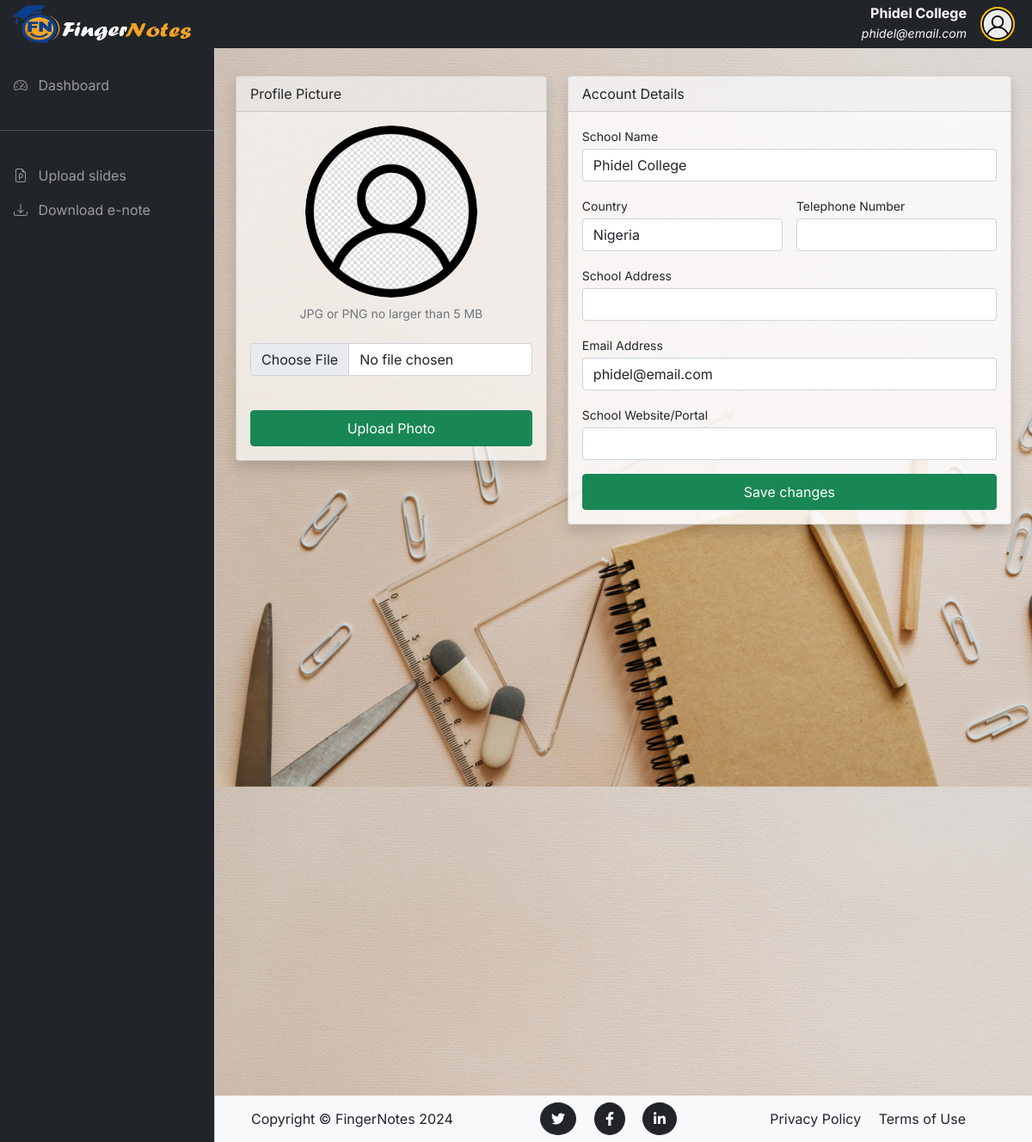
Screenshot of /profile (signed in) with the database file from the repository.
### fingerNotes/models.py (models this page shows, shortened)
class User(db.Model, UserMixin):
    __tablename__ = 'users'
    id = db.Column(db.Integer, primary_key=True)
    school_name = db.Column(db.String(120), nullable=False)
    email = db.Column(db.String(120), nullable=False, unique=True)
    country = db.Column(db.String(100), nullable=False)
    image_file = db.Column(db.String(20), nullable=False, default='default.png')
    password = db.Column(db.String(60), nullable=False)
    telephone_no = db.Column(db.String(14))
    school_address = db.Column(db.String(255))
    school_website = db.Column(db.String(255))
    upload_infos = db.relationship('UploadInfo', backref='user', lazy=True, cascade='all, delete-orphan')
    enotes = db.relationship('UploadEnote', backref='user', lazy=True, cascade='all, delete-orphan')

### fingerNotes/routes.py (the view, shortened to what this page needs)
@app.route("/profile", methods=["GET", "POST"])
@login_required
def profile():
    profile_form = ProfileForm()
    pics_form = ProfilePictureForm()
    image_file = url_for('static', filename='img/profile_pics/' + current_user.image_file)
    profile_form.school_name.data = current_user.school_name
    profile_form.email_address.data = current_user.email
    profile_form.country.data = current_user.country
    profile_form.telephone_number.data = current_user.telephone_no
    profile_form.school_address.data = current_user.school_address
    profile_form.school_website.data = current_user.school_website
    return render_template("profile.html", form=profile_form, pics_form=pics_form, image_file=image_file)

### fingerNotes/forms.py (shortened to what this page needs)
class ProfileForm(FlaskForm):
    school_name = StringField('School Name', validators=[InputRequired()])
    country = StringField('Country', validators=[InputRequired()])
    telephone_number = StringField('Telephone Number')
    school_address = StringField('School Address')
    email_address = EmailField('Email Address', validators=[InputRequired(), Email()])
    school_website = URLField('School Website/Portal')
    submit = SubmitField('Save changes')

class ProfilePictureForm(FlaskForm):
    picture = FileField('Profile Picture', validators=[InputRequired(), FileAllowed(['jpg', 'png'], 'Images only! JPG or PNG')])
    submit = SubmitField('Upload Photo')

### fingerNotes/models.py (called while the page is built)
@login_manager.user_loader
def load_user(user_id):
    return User.query.get(int(user_id))

### fingerNotes/templates/profile.html (shortened to what this page needs)
{% extends 'base.html' %}
{% set active_page = "profile" %}
{% block content %}
    <div class="container px-4 mt-4">
        <div class="row">
            <div class="col-sm-11 col-md-9 col-lg-7 col-xl-5 mx-auto">
                <div class="card mb-4 mb-xl-0 shadow" style="background-color: #ffffffab;">
                    <div class="card-header">Profile Picture</div>
                    <div class="card-body text-center">
                        <img class="img-account-profile rounded-circle mb-2" src="{{ image_file }}" alt="" width="200px">
                        <div class="small font-italic text-muted mb-4">JPG or PNG no larger than 5 MB</div>
                        <form method="POST" action="" enctype="multipart/form-data">
                            {{ pics_form.picture(class="form-control mb-3 custom-input", accept=".jpg,.JPG,.PNG,.png") }}
                             <br>
                            {{ pics_form.submit(class="btn btn-success py-2 w-100 shadow-none") }}
                        </form>
                    </div>
                </div>
            </div>
            <div class="col-md-11 col-lg-9 col-xl-7 mx-auto">
                <div class="card mb-4 shadow" style="background-color: #ffffffd0;">
                    <div class="card-header">Account Details</div>
                        <div class="card-body">
                            <form action="" method="post">
                                <div class="mb-3">
                                    {{ form.school_name.label(class="small mb-1") }}
                                    {{ form.school_name(class="form-control custom-input") }}
                                </div>
                                <div class="row gx-3 mb-3">
                                    <div class="col-md-6">
                                        {{ form.country.label(class="small mb-1") }}
                                        {{ form.country(class="form-control custom-input") }}
                                    </div>
                                    <div class="col-md-6">
                                        {{ form.telephone_number.label(class="small mb-1") }}
                                        {{ form.telephone_number(class="form-control custom-input") }}
                                    </div>
                                </div>
                                <div class="mb-3">
                                    {{ form.school_address.label(class="small mb-1") }}
                                    {{ form.school_address(class="form-control custom-input") }}
                                </div>
                                <div class="mb-3">
                                    {{ form.email_address.label(class="small mb-1") }}
                                    {{ form.email_address(class="form-control custom-input") }}
                                </div>
                                <div class="mb-3">
                                    {{ form.school_website.label(class="small mb-1") }}
                                    {{ form.school_website(class="form-control custom-input") }}
                                </div>
                                {{ form.submit(class="btn w-100 btn-success px-5 py-2 shadow-none") }}
                            </form>
                        </div>
                    </div>
                </div>
            </div>
        </div>
{% endblock%}

### fingerNotes/templates/base.html (shortened to what this page needs)
<!DOCTYPE html>
<html lang="en">
    <head>
        <link rel="stylesheet" type="text/css" href="{{ url_for('static', filename='css/dBaord_css/bootstrap.min.css') }}" />
        <link
            rel="stylesheet"
            href="https://cdn.jsdelivr.net/npm/bootstrap-icons@1.4.1/font/bootstrap-icons.css"
        />
        <link rel="stylesheet" type="text/css" href="{{ url_for('static', filename='css/dBaord_css/dataTables.bootstrap5.min.css') }}" />
        <link rel="stylesheet" type="text/css" href="{{ url_for('static', filename='css/dBaord_css/style.css') }}" />
    </head>
    <body>
        <nav class="navbar navbar-expand-lg navbar-light bg-dark fixed-top py-0">
            <div class="container-fluid">
                <a
                class="navbar-brand me-auto ms-lg-0 ms-3 mx-sm-auto"
                href="{{ url_for('homepage')}}"
                ><img style="width: 210px;height: 45px;" src="{{ url_for('static', filename='img/navbar-logo.png') }}" alt=""></a>
                <div class="collapse navbar-collapse" id="topNavBar">
                    <div class="d-block ms-auto my-lg-0">
                        <h6 class="text-end text-light fw-bolder mb-0">{{ current_user.school_name }}</h6>
                        <em class="text-light"><small>{{ current_user.email }}</small></em>
                    </div>
                    <ul class="navbar-nav">
                        <li class="nav-item dropdown">
                            <a
                                class="nav-link ms-2"
                                href="#"
                                role="button"
                                data-bs-toggle="dropdown"
                                aria-expanded="false"
                            >
                                <img class="rounded-circle border border-2 border-warning" src="{{ url_for('static', filename='img/profile_pics/' + current_user.image_file) }}" width="40px" alt="">
                            </a>
                        </li>
                    </ul>
                </div>
            </div>
        </nav>
        <div
        class="offcanvas offcanvas-start sidebar-nav bg-dark"
        tabindex="-1"
        id="sidebar"
        >
            <div class="offcanvas-body p-0">
                <nav class="navbar-dark">
                    <ul class="navbar-nav">
                        <br>
                        <li>
                            <a href="{{ url_for('dashboard') }}" class="nav-link px-3 {{'active' if active_page == 'dashboard'}}">
                                <span class="me-2"><i class="bi bi-speedometer2"></i></span>
                                <span>Dashboard</span>
                            </a>
                        </li>
                        <li class="my-4"><hr class="dropdown-divider bg-light" /></li>
                        <li>
                            <a href="{{ url_for('upload') }}" class="nav-link px-3 {{'active' if active_page == 'upload'}}">
                                <span class="me-2"><i class="bi bi-file-earmark-ppt"></i></span>
                                <span>Upload slides</span>
                            </a>
                        </li>
                        <li>
                            <a href="{{ url_for('enote_download') }}" class="nav-link px-3 {{'active' if active_page == 'download'}}">
                                <span class="me-2"><i class="bi bi-download"></i></span>
                                <span>Download e-note</span>
                            </a>
                        </li>
                    </ul>
                </nav>
            </div>
        </div>
        <main class="mt-5 pt-3" style="background-image: url(../static/img/backgroundimg.jpg);background-size: 1300px;">
            {% block content %}
            {% endblock %}
            <footer class="footer mt-10 py-2 text-center bg-light me-auto foot">
                <div class="container">
                    <div class="row align-items-center ">
                        <div class="col-lg-3 text-lg-start">Copyright &copy; FingerNotes 2024</div>
                        <div class="col-lg-3 my-3 my-lg-0">
                            <a class="btn btn-dark btn-social rounded-circle mx-2" href="#!" aria-label="Twitter"><i class="fab fa-twitter"></i></a>
                            <a class="btn btn-dark btn-social rounded-circle mx-2" href="#!" aria-label="Facebook"><i class="fab fa-facebook-f"></i></a>
                            <a class="btn btn-dark btn-social rounded-circle mx-2" href="#!" aria-label="LinkedIn"><i class="fab fa-linkedin-in"></i></a>
                        </div>
                        <div class="col-lg-3 text-lg-end">
                            <a class="link-dark text-decoration-none me-3" href="#!">Privacy Policy</a>
                            <a class="link-dark text-decoration-none" href="#!">Terms of Use</a>
                        </div>
                    </div>
                </div>
            </footer>
        </main>
    </body>
</html>

### fingerNotes/static/css/dBaord_css/style.css (style rules this page uses)
body, button { font-family: "Inter", sans-serif; }
:root { --offcanvas-width: 250px; --topNavbarHeight: 55px; }
.sidebar-nav { width: var(--offcanvas-width); }
@media (min-width: 992px) { body { overflow: auto !important; } }
@media (min-width: 992px) { main { margin-left: var(--offcanvas-width); min-height: 160vh; } }
@media (min-width: 992px) { .sidebar-nav { -webkit-transform: none; transform: none; visibility: visible !important; height: calc(100% - var(--topNavbarHeight)); top: var(--topNavbarHeight); } }
.foot { position: fixed; left: 50; bottom: 0; width: 100%; z-index: 10; }

### rows the page displays
User: school_name "Phidel College", email "phidel@email.com", image_file (placeholder picture), country "Nigeria"
